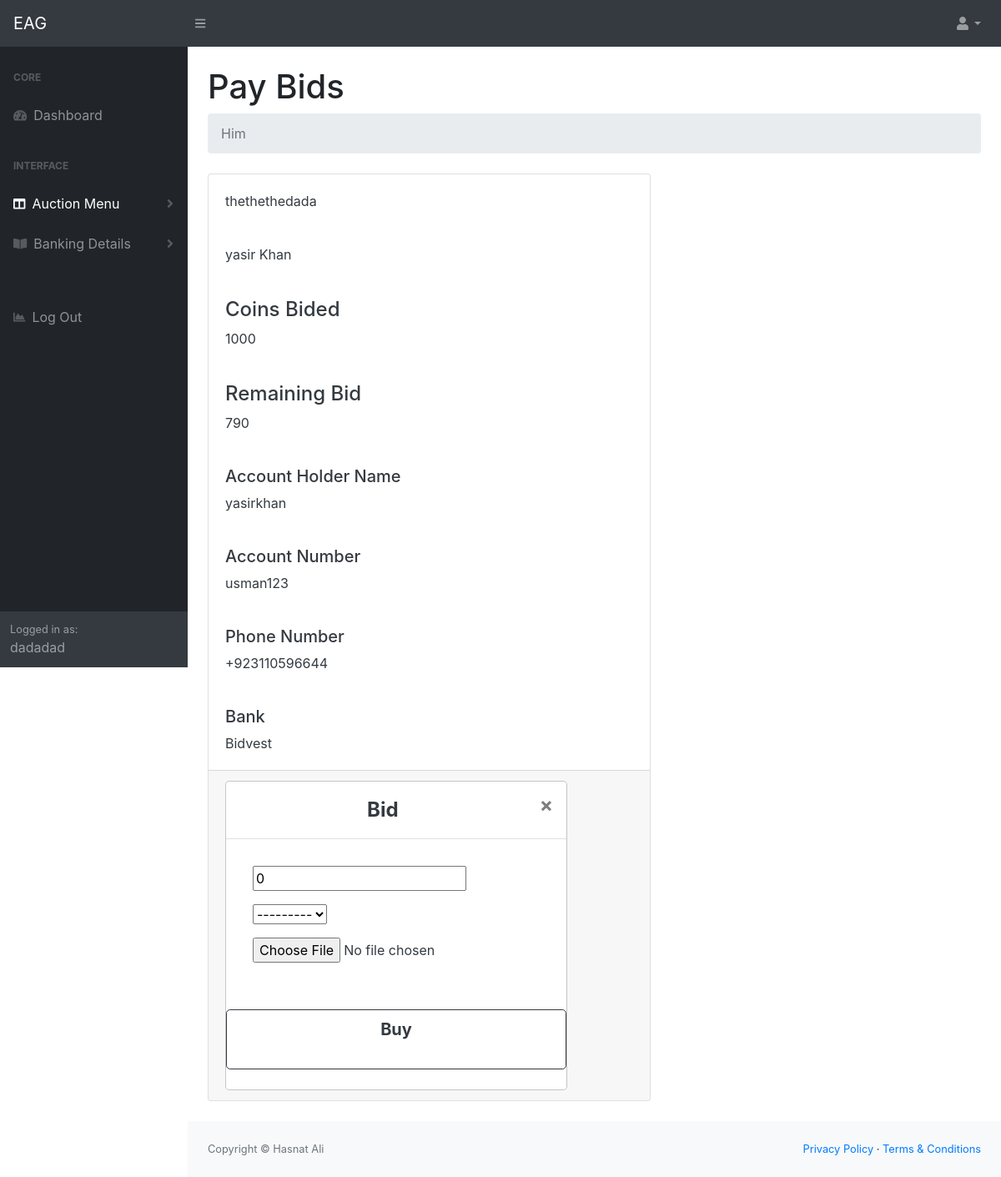
The app's page /PayCustomer/61/ (signed in), older data.
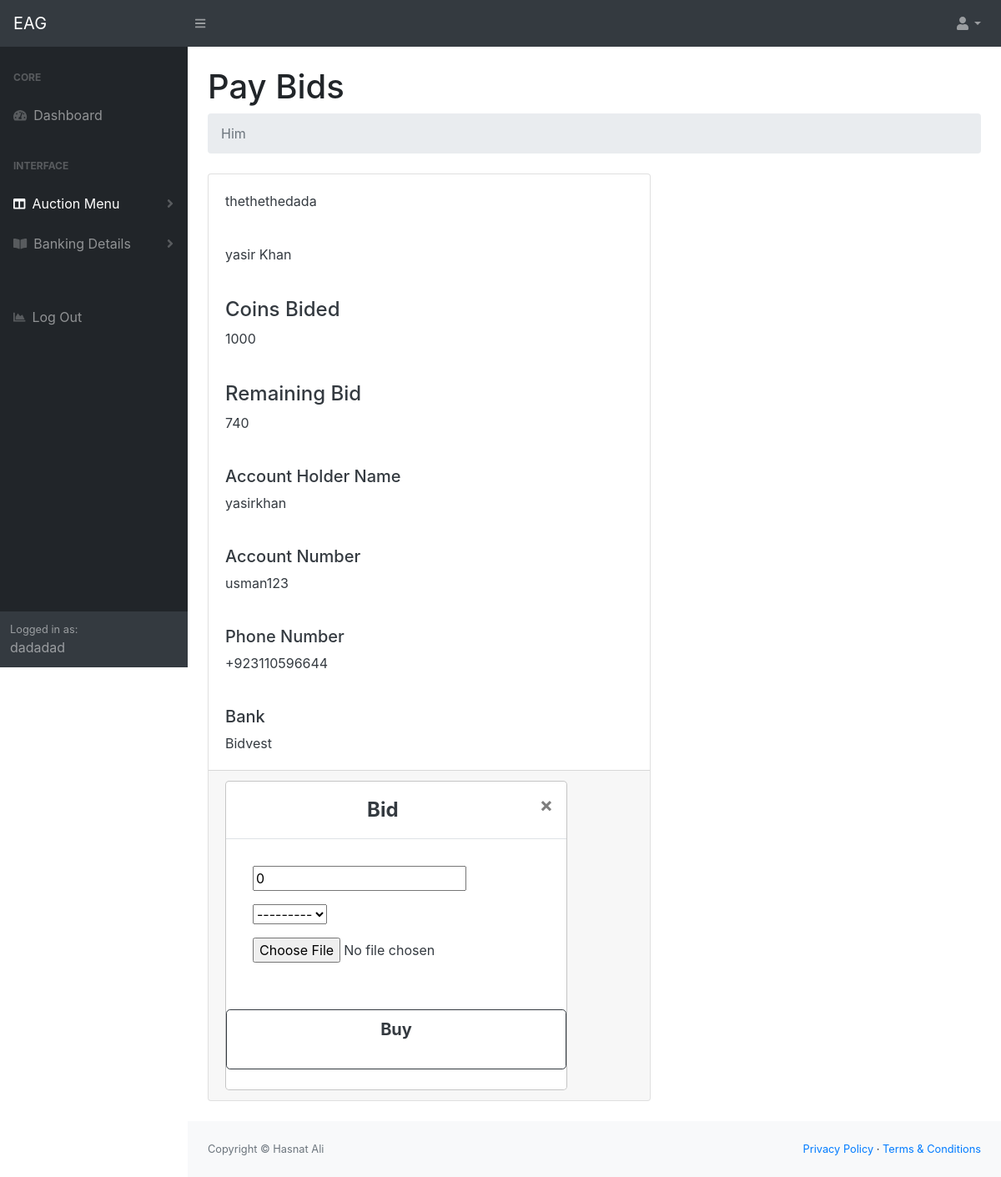
The same page, newer data.
### dashboard/models.py (models this page shows)
class Bids(models.Model):
    customer = models.ForeignKey(Customer, null=True, on_delete= models.SET_NULL)
    auction = models.ForeignKey(Auction, null=True, on_delete= models.SET_NULL)
    CATEGORY = (
			('500', 'R500'),
			('1000', 'R1000'),
			('2000', 'R2000'),
			('5000', 'R5000'),
			)
    bided =models.CharField(max_length=200, null=True, choices=CATEGORY)
    remainingbid = models.IntegerField(default=0)
    date_created = models.DateTimeField(auto_now_add=True, null=True)
    def __str__(self):
        return str(self.date_created)

class Customer(models.Model):
    user = models.OneToOneField(User, on_delete=models.CASCADE, null=True)
    name = models.CharField(max_length=200, null=True)
    first_name = models.CharField(max_length=200, null=True)
    last_name = models.CharField(max_length=200, null=True)
    account_holder_name = models.CharField(max_length=200, null=True)
    account_number = models.CharField(max_length=200, null=True)
    phone = models.CharField(max_length=200, null=True)
    CATEGORY = (
			('Capitec', 'Capitec'),
			('Absa', 'Absa'),
			('Nedbank', 'Nedbank'),
			('Standard Bank', 'Standard_bank'),
			('Tyme Bank', 'Tyme'),
			('Bidvest', 'Bidvest'),
			('African Bank', 'African_Bank'),
			('Gro bank south Africa', 'Gro_bank_south_Africa'),
			('FNB South Africa', 'FNB_South_Africa'),
			('FNB Namibia', 'FNB_Namibia'),
			('FNB South Africa', 'FNB_South_Africa'),
			('FNB Swaziland', 'FNB_Swaziland'),
			('FNB Zambia', 'FNB_Zambia'),
			)
    banks = models.CharField(max_length=200, null=True, choices=CATEGORY)
    def __str__(self):
        return str(self.name)

### dashboard/views.py (the view, shortened to what this page needs)
# urls.py: path('PayCustomer/<str:pk_id>/', views.paycustomer, name="pay_customer"),
@login_required(login_url="homepage")
def paycustomer(request,pk_id):
    customer = request.user.customer
    bid = Bids.objects.get(id=pk_id)
    buyform = BuyBidForm(initial={'buyer':customer, 'bider':bid,'status':'pending'})
    bidformup = BidForm(instance=bid)
    bidcustomer = bid.customer
    bidauction = bid.auction
    bidbided = bid.bided
    remainingup = bid.remainingbid
    print(remainingup)
    value_bought = 0
    message1 = ''
    msg1 = False
    message2 = ''
    msg2 = False
    context = {
        'bid':bid,
        'buyform':buyform,
        'message1': message1,
        'msg1': msg1,
        'message2': message2,
        'msg2': msg2,
    }
    return render(request, 'dashboard/dist/PayCustomer.html', context)

### dashboard/forms.py
class BuyBidForm(ModelForm):
    class Meta:
        model = BuyBid
        fields = '__all__'

### dashboard/templates/dashboard/dist/PayCustomer.html (shortened to what the changed rows need)
<!DOCTYPE html>
{% load static %}
<html lang="en">
    <head>
        <link href="{%static 'css/styles.css' %}" rel="stylesheet" />
        <link href="https://cdn.datatables.net/1.10.20/css/dataTables.bootstrap4.min.css" rel="stylesheet" />
    </head>
    <body class="sb-nav-fixed">
        <div id="layoutSidenav">
            <div id="layoutSidenav_content">
                <main>
                    <div class="container-fluid">
                        <h1 class="mt-4">Pay Bids</h1>
                        <div class="row">
                                    <div class="col-lg-7">
                                        <div class="card text-dark mb-4">
                                            <div class="card-body">{{bid.customer.user}}</div>
                                            <div class="card-body">{{bid.customer.user.first_name}} {{bid.customer.user.last_name}}</div>
                                            <div class="card-body"><h4>Coins Bided</h4> {{bid.bided}} </div>
                                            <div class="card-body"><h4>Remaining Bid</h4> {{bid.remainingbid}} </div>
                                            <div class="card-body"> <h5>Account Holder Name</h5> {{bid.customer.account_holder_name}}</div>
                                            <div class="card-body"> <h5>Account Number</h5> {{bid.customer.account_number}}</div>
                                            <div class="card-body"> <h5>Phone Number</h5> {{bid.customer.phone}}</div>
                                            <div class="card-body"> <h5>Bank</h5> {{bid.customer.banks}}</div>
                                            <div class="card-footer d-flex align-items-center justify-content-between">
                                        <form method="POST" action="" enctype="multipart/form-data">
                                            </div>
                                        </div>
                                    </div>
                        </div>
                </main>
            </div>
        </div>
    </body>
</html>

Row changes from the older to the newer data that the page shows:
changed Bids "thethethedada": remainingbid "790" → "740"
